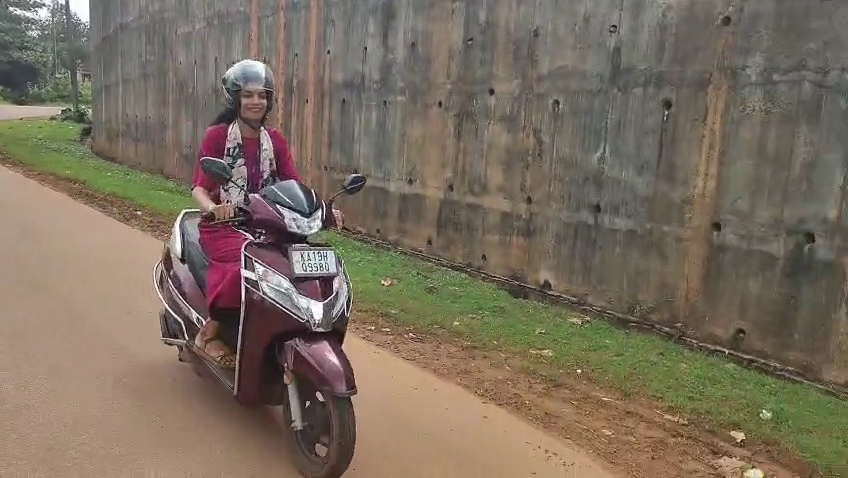
#> input picture scratch/frame_suraksha_with_helmet_120.jpg, 848 x 478 px, found by its file name
$ python test_road_scan.py
#> lines starting #> are read from the running program, lines starting #| are printed output that depends on the picture; after the words box and inside, x2 and y2 are one past the last pixel; in counts of white or black regions, pixels touching at a corner belong together
import cv2
import numpy as np

def test_road_scanning(image_path_or_frame, moto_x=None):
#> called with moto_x = 260
    if isinstance(image_path_or_frame, str):
        frame = cv2.imread(image_path_or_frame)
#> frame is the input picture: shape (478, 848, 3); mean B, G, R 94.4, 110, 122.3
    else:
        frame = image_path_or_frame

    h, w = frame.shape[:2]
#> h = 478; w = 848
    y_top = int(h * 0.35)
#> y_top = 167

    hsv = cv2.cvtColor(frame, cv2.COLOR_BGR2HSV)
#> hsv: shape (478, 848, 3); mean H, S, V 32.6, 62.1, 123.9
    gray = cv2.cvtColor(frame, cv2.COLOR_BGR2GRAY)
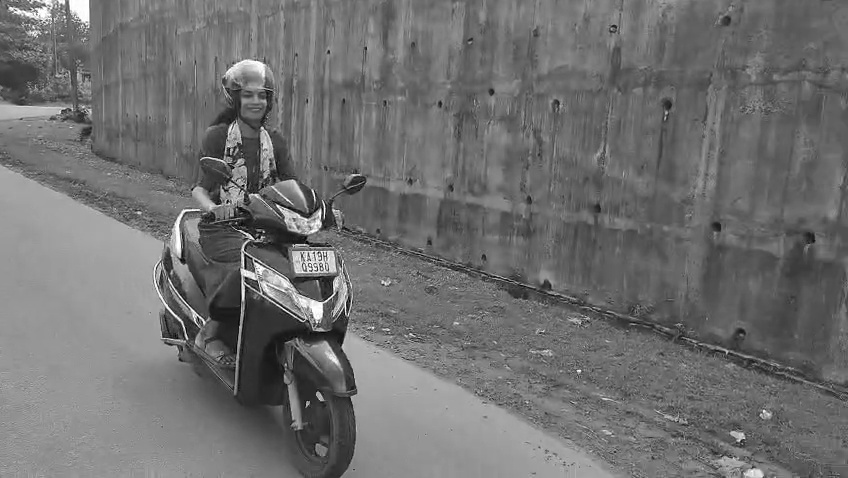
#> gray: shape (478, 848); min 0, max 255, mean 111.9

    # 1. Non-drivable vegetation/grass mask
    veg = ((hsv[:, :, 0] >= 28) & (hsv[:, :, 0] <= 88) &
           (hsv[:, :, 1] >= 35) & (hsv[:, :, 2] >= 30))
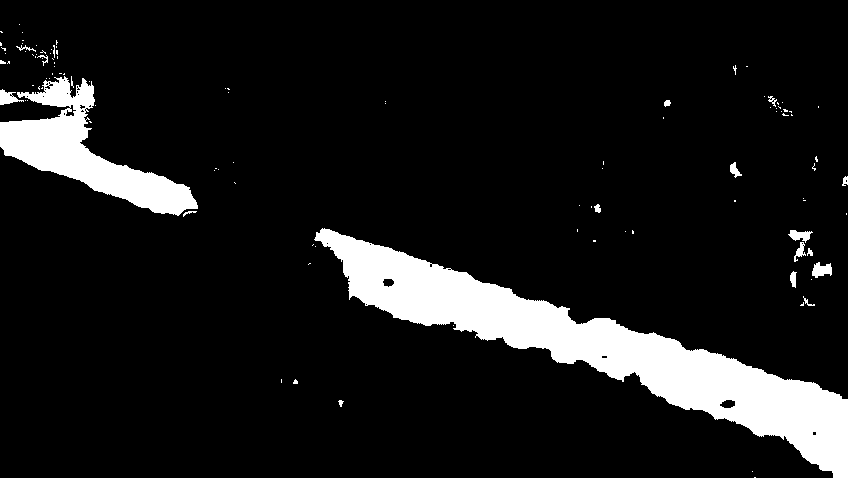
#> veg: shape (478, 848) bool; 10.2% white; 109 white regions (91 under 20 px), largest, box (x1, y1, x2, y2) and area: (314, 228, 848, 478) 30461, (0, 76, 198, 216) 9389, (812, 262, 832, 278) 213
    kernel = cv2.getStructuringElement(cv2.MORPH_RECT, (5, 5))
    veg_clean = cv2.morphologyEx(veg.astype(np.uint8), cv2.MORPH_OPEN, kernel)
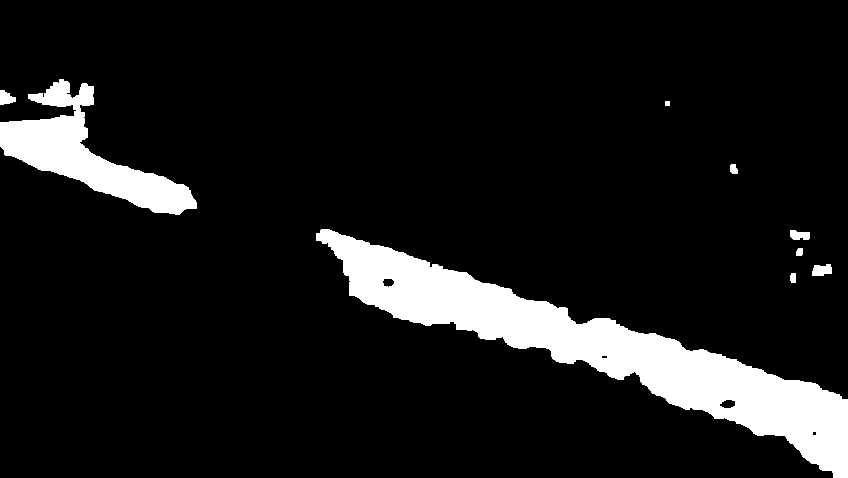
#> veg_clean: shape (478, 848); values 0 (black) and 1 (white), 9.9% white; 9 white regions, largest, box (x1, y1, x2, y2) and area: (316, 229, 848, 478) 30312, (0, 79, 197, 215) 9045, (812, 264, 832, 276) 192

    # 2. Reference x center of the road
    if moto_x is not None:
        ref_x = int(np.clip(moto_x, w * 0.2, w * 0.8))
#> ref_x = 260
    else:
        ref_x = w // 2

    road_lefts = []
    road_rights = []

    for y in range(y_top, h, 10):
        row_veg = veg_clean[y, :]

        # Scan left from ref_x to 0
        left_non_road = np.where(row_veg[:ref_x] > 0)[0]
        if len(left_non_road) > 2:
            l_edge = float(np.max(left_non_road))
        else:
            l_edge = 0.0

        # Scan right from ref_x to w
        right_non_road = np.where(row_veg[ref_x:] > 0)[0]
        if len(right_non_road) > 2:
            r_edge = float(ref_x + np.min(right_non_road))
        else:
            r_edge = float(w)

        road_lefts.append(l_edge)
        road_rights.append(r_edge)
#> this loop made 32 passes
#> (l_edge, right_non_road, r_edge) on pass 1: (128, [470, 471, 472, 473, 474, 475], 730)
#> r_edge on passes 8 to 13: 316, 331, 337, 343, 349, 349
#> after the loop, road_lefts = 32 values, max 196 at index 4, min 0 at index 5, mean 27.16; road_rights = 32 values, max 848 at index 1, min 316 at index 7, mean 614.6

    l_bot = float(np.median(road_lefts[-5:]))
#> l_bot = 0
    r_bot = float(np.median(road_rights[-5:]))
#> r_bot = 803
    l_top = float(np.median(road_lefts[:5]))
#> l_top = 188
    r_top = float(np.median(road_rights[:5]))
#> r_top = 848

    return (l_bot, r_bot, l_top, r_top)

print("Testing road scanning on frame 120 of suraksha_with_helmet:")
res_helmet = test_road_scanning('scratch/frame_suraksha_with_helmet_120.jpg', moto_x=260)
#> res_helmet = (0, 803, 188, 848)
print(f"l_bot: {res_helmet[0]:.1f}, r_bot: {res_helmet[1]:.1f}, l_top: {res_helmet[2]:.1f}, r_top: {res_helmet[3]:.1f}")
#| l_bot: 0.0, r_bot: 803.0, l_top: 188.0, r_top: 848.0

print("\nTesting road scanning on frame 120 of suraksha_driving:")
res_driving = test_road_scanning('scratch/frame_suraksha_driving_120.jpg', moto_x=400)
#> call 2 of test_road_scanning, with image_path_or_frame = 'scratch/frame_suraksha_driving_120.jpg', moto_x = 400
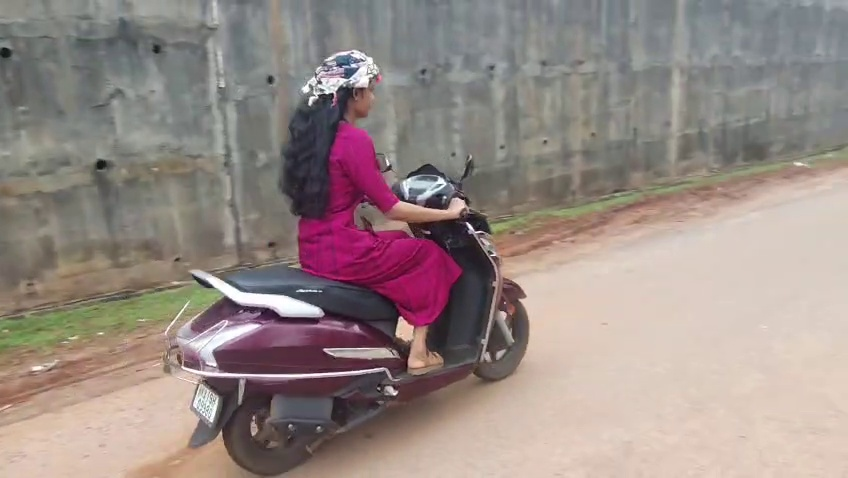
#> input picture scratch/frame_suraksha_driving_120.jpg, 848 x 478 px, found by its file name
#> in test_road_scanning, frame is the input picture: shape (478, 848, 3); mean B, G, R 134.1, 138.5, 152.4
#> in test_road_scanning (call 2), `hsv = cv2.cvtColor(frame, cv2.COLOR_BGR2HSV)`: hsv: shape (478, 848, 3); mean H, S, V 51.8, 42.5, 154.5
#> in test_road_scanning (call 2), `gray = cv2.cvtColor(frame, cv2.COLOR_BGR2GRAY)`:
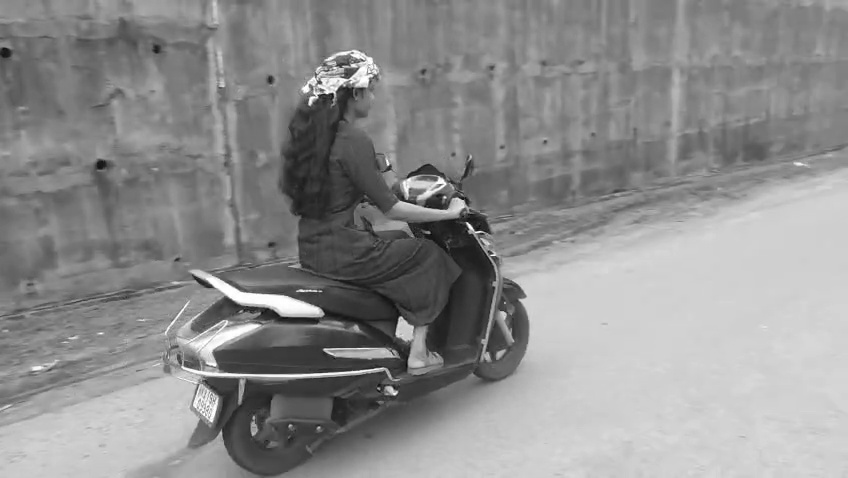
#> gray: shape (478, 848); min 4, max 255, mean 142.2
#> in test_road_scanning (call 2), `veg = ((hsv[:, :, 0] >= 28) & (hsv[:, :, 0] <= 88) & (hsv[:, :, 1] >= ..`:
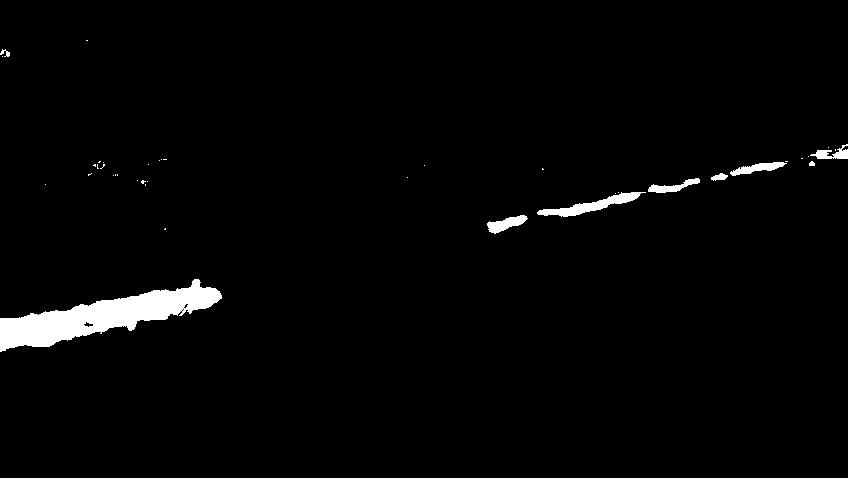
#> veg: shape (478, 848) bool; 2.2% white; 40 white regions (31 under 20 px), largest, box (x1, y1, x2, y2) and area: (0, 279, 222, 352) 6314, (537, 192, 646, 217) 860, (487, 215, 528, 234) 387
#> in test_road_scanning (call 2), `veg_clean = cv2.morphologyEx(veg.astype(np.uint8), cv2.MORPH_OPEN, ker..`:
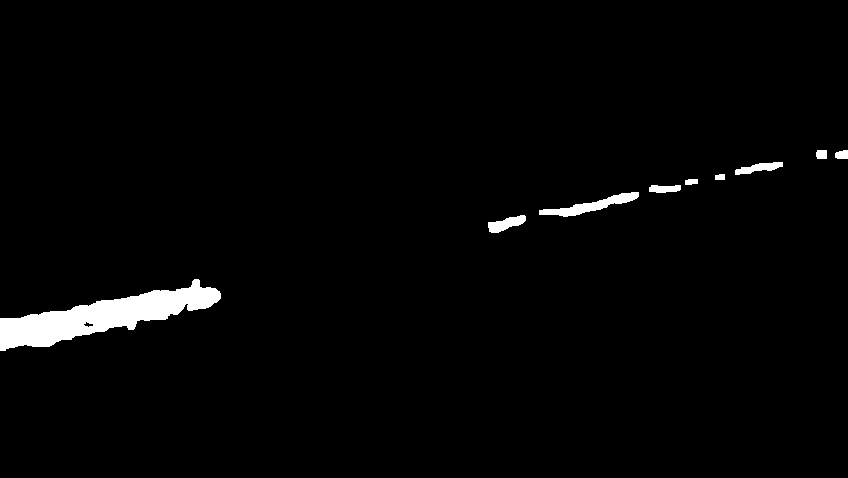
#> veg_clean: shape (478, 848); values 0 (black) and 1 (white), 2% white; 9 white regions, largest, box (x1, y1, x2, y2) and area: (0, 279, 221, 351) 6236, (539, 192, 639, 217) 835, (488, 215, 526, 233) 375
#> the loop in test_road_scanning (call 2), `for y in range(y_top, h, 10):` made 32 passes
#> (right_non_road, r_edge) on pass 2: ([315, 316, 317, 318, 319, 320, 321, 322, 323, 324], 715)
#> (left_non_road, l_edge) on pass 19: ([0, 1, 2, 3, 4, 5, 6, 7, 8, 9, 10, 11, 12, 13, 14], 14)
#> after the loop in test_road_scanning (call 2), `for y in range(y_top, h, 10):`: road_lefts = 32 values, max 220 at index 13, min 0 at index 0, mean 32.06; road_rights = 32 values, max 848 at index 7, min 488 at index 6, mean 796.2
#> in test_road_scanning (call 2), `r_bot = float(np.median(road_rights[-5:]))`: r_bot = 848
#> in test_road_scanning (call 2), `l_top = float(np.median(road_lefts[:5]))`: l_top = 0
#> in test_road_scanning (call 2), `r_top = float(np.median(road_rights[:5]))`: r_top = 649
#> res_driving = (0, 848, 0, 649)
print(f"l_bot: {res_driving[0]:.1f}, r_bot: {res_driving[1]:.1f}, l_top: {res_driving[2]:.1f}, r_top: {res_driving[3]:.1f}")
#| l_bot: 0.0, r_bot: 848.0, l_top: 0.0, r_top: 649.0
